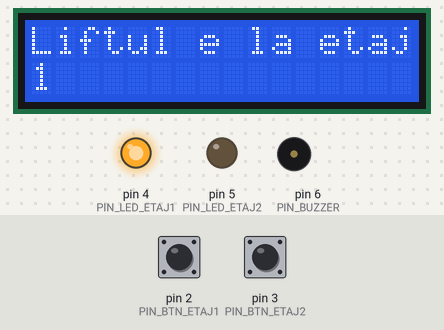
Simulated run of this sketch. Board: Arduino Uno, built with avr-gcc and run on an emulated ATmega328P. On the bench: 16×2 character LCD, output pins drawn as LEDs (lit = HIGH), buzzer (waves = sounding). The inputs (shaded band) are chosen by the test bench; at power-on: pin 3 (PIN_BTN_ETAJ2) HIGH, pin 2 (PIN_BTN_ETAJ1) HIGH. What the sketch prints to the serial monitor is not drawn.

Above: at 1.2 s.
1.3 s: pin 3 (PIN_BTN_ETAJ2) pulled LOW for 0.15 s
At 1.6 s:
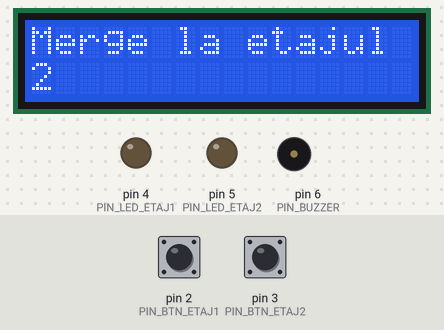
4.4 s: pin 2 (PIN_BTN_ETAJ1) pulled LOW for 0.15 s
At 5.2 s:
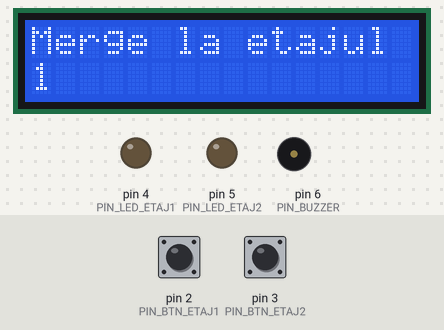
7.5 s: pin 3 (PIN_BTN_ETAJ2) pulled LOW for 1 s
At 11.1 s:
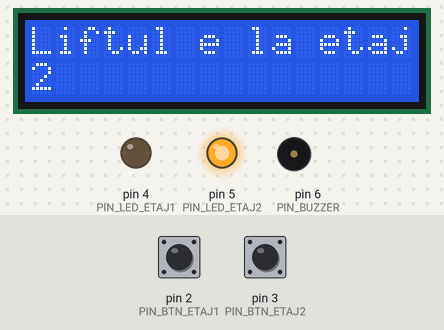
11.5 s: pin 2 (PIN_BTN_ETAJ1) pulled LOW for 1 s
At 14.6 s:
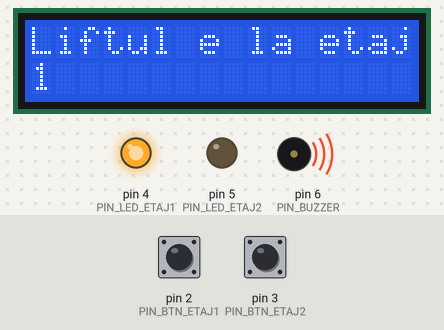
15.5 s: pin 3 (PIN_BTN_ETAJ2) pulled LOW for 3.2 s
At 18.6 s:
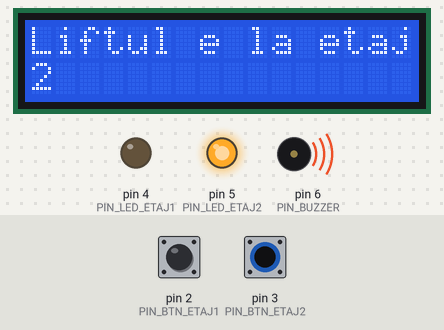
20.2 s: pin 2 (PIN_BTN_ETAJ1) pulled LOW for 3.2 s
At 20.8 s:
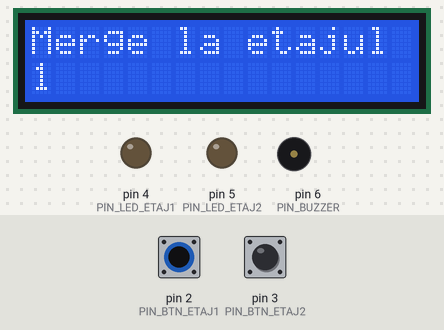
Timing chart, 0 to 24.9 s (numbered marks = the images above; inputs shaded):
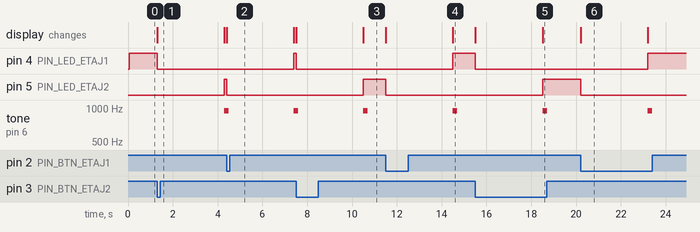

Measured:
- after the input at 1.3 s, pin 4 (PIN_LED_ETAJ1): HIGH → LOW at once; pin 5 (PIN_LED_ETAJ2): LOW → HIGH after 3.0 s; tone on pin 6 (PIN_BUZZER): silent → 950 Hz after 3.0 s; the display: changes at once (image 1)
- after the input at 4.4 s, pin 4 (PIN_LED_ETAJ1): LOW → HIGH after 3.0 s; pin 5 (PIN_LED_ETAJ2): HIGH → LOW at once; the display: changes at once (image 2)
- after the input at 7.5 s, pin 4 (PIN_LED_ETAJ1): HIGH → LOW at once; pin 5 (PIN_LED_ETAJ2): LOW → HIGH after 3.0 s; the display: first changes at once (image 3 shows a later state)
- after the input at 11.5 s, pin 4 (PIN_LED_ETAJ1): LOW → HIGH after 3.0 s; pin 5 (PIN_LED_ETAJ2): HIGH → LOW at once; tone on pin 6 (PIN_BUZZER): silent → 950 Hz after 3.0 s, → silent 0.20 s later; the display: first changes at once (image 4 shows a later state)
- after the input at 15.5 s, pin 4 (PIN_LED_ETAJ1): HIGH → LOW at once; pin 5 (PIN_LED_ETAJ2): LOW → HIGH after 3.0 s; tone on pin 6 (PIN_BUZZER): silent → 950 Hz after 3.0 s, → silent 0.20 s later; the display: first changes at once (image 5 shows a later state)
- after the input at 20.2 s, pin 4 (PIN_LED_ETAJ1): LOW → HIGH after 3.0 s; pin 5 (PIN_LED_ETAJ2): HIGH → LOW at once; tone on pin 6 (PIN_BUZZER): silent → 950 Hz after 3.0 s, → silent 0.20 s later; the display: changes at once (image 6)

The sketch:

sketch.ino
```cpp
#include <LiquidCrystal.h>

const uint8_t PIN_BTN_ETAJ1 = 2;
const uint8_t PIN_BTN_ETAJ2 = 3;
const uint8_t PIN_LED_ETAJ1 = 4;
const uint8_t PIN_LED_ETAJ2 = 5;
const uint8_t PIN_BUZZER    = 6;

LiquidCrystal lcd(7, 8, 9, 10, 11, 12);

typedef enum {
  STATE_IDLE,
  STATE_MOVING,
  STATE_ARRIVED
} ElevatorState_t;

ElevatorState_t currentState = STATE_IDLE;
uint8_t currentFloor = 1;
uint8_t targetFloor = 1;

uint32_t movementStartTime = 0;
const uint32_t MOVEMENT_DURATION = 3000;

void setup() {
  pinMode(PIN_BTN_ETAJ1, INPUT_PULLUP);
  pinMode(PIN_BTN_ETAJ2, INPUT_PULLUP);
  pinMode(PIN_LED_ETAJ1, OUTPUT);
  pinMode(PIN_LED_ETAJ2, OUTPUT);
  pinMode(PIN_BUZZER, OUTPUT);

  lcd.begin(16, 2);
  Serial.begin(9600);

  digitalWrite(PIN_LED_ETAJ1, HIGH);
  digitalWrite(PIN_LED_ETAJ2, LOW);
  updateDisplay("Liftul e la etajul", currentFloor);
}

void loop() {
  readInputs();
  updateLogic();
}


void readInputs() {
  if (currentState == STATE_IDLE) {
    if (digitalRead(PIN_BTN_ETAJ1) == LOW && currentFloor != 1) {
      targetFloor = 1;
    }
    else if (digitalRead(PIN_BTN_ETAJ2) == LOW && currentFloor != 2) {
      targetFloor = 2;
    }
  }
}

void updateLogic() {
  switch (currentState) {

    case STATE_IDLE:
      if (targetFloor != currentFloor) {
        currentState = STATE_MOVING;
        movementStartTime = millis();

        updateDisplay("Merge la etajul", targetFloor);
        Serial.print("Pleaca spre etajul: ");
        Serial.println(targetFloor);

        digitalWrite(PIN_LED_ETAJ1, LOW);
        digitalWrite(PIN_LED_ETAJ2, LOW);
      }
      break;

    case STATE_MOVING:
      if (millis() - movementStartTime >= MOVEMENT_DURATION) {
        currentFloor = targetFloor;
        currentState = STATE_ARRIVED;
      }
      break;

    case STATE_ARRIVED:
      updateDisplay("Liftul e la etajul", currentFloor);
      Serial.print("A ajuns la etajul: ");
      Serial.println(currentFloor);

      digitalWrite(currentFloor == 1 ? PIN_LED_ETAJ1 : PIN_LED_ETAJ2, HIGH);

      tone(PIN_BUZZER, 950, 200);

      currentState = STATE_IDLE;
      break;
  }
}

void updateDisplay(const char* message, uint8_t floorNumber) {
  lcd.clear();
  lcd.setCursor(0, 0);
  lcd.print(message);
  lcd.setCursor(0, 1);
  lcd.print(floorNumber);
}
```
